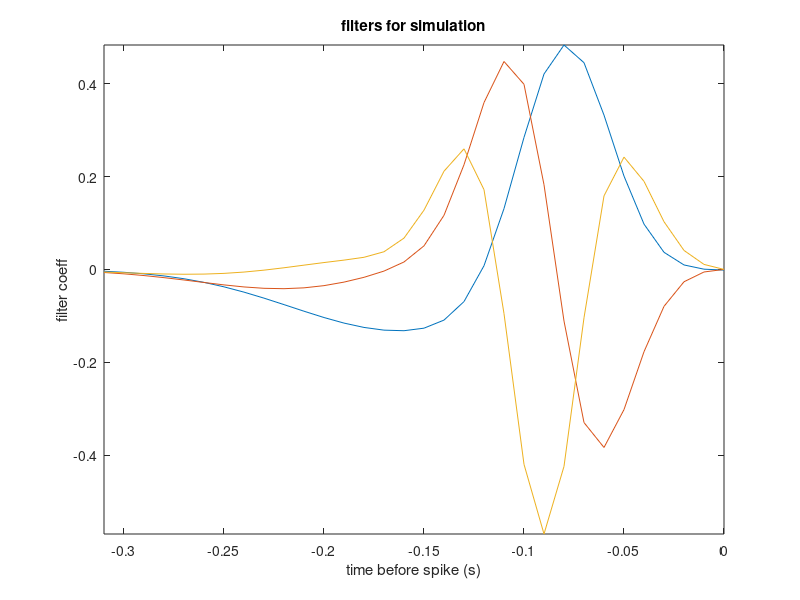

This figure's MATLAB source: (Note: this script raises an error after producing the figure.)
% tutorial1_MID_tfilter.m
%
% Tutorial script for illustrating MID estimator code for neuron with
% purely temporal stimulus


% 0. Set up Linear-Nonlinear-Poisson (LNP) model neuron 
nkt = 32;           % number of time bins in filter
tk = (-nkt+1:0)'; % vector of time indices (in units of stim frames)
dtSim = .01; % bin size for representing time (here => 100 Hz frame rate)
ttk = tk*dtSim;

% Make some fake filters 
filt1 = exp(-((tk+nkt/4)/(nkt/10)).^2)-.25*exp(-((tk+nkt/2)/(nkt/4)).^2); % difference of Gaussians
filt1 = filt1./norm(filt1);  %normalize

filt2 = [diff(filt1); 0];  % 2nd filter
filt2 = filt2./norm(filt2); % normalize

filt3 = [diff(filt2); 0];  % 3rd filter
filt3 = filt3./norm(filt3); % normalize

% Plot these filters
plot(ttk, [filt1 filt2 filt3]);  
title('filters for simulation');
xlabel('time before spike (s)'); ylabel('filter coeff');
axis tight;

%% 1.  Simulate data from LNP neuron

% Create stimulus 
slen = 20000;   % Stimulus length (Better convergence w/ longer stimulus)
Stim = randn(slen,1);
Stim = conv2(Stim,normpdf(-3:3,0,1)','same'); % smooth stimulus
RefreshRate = 100; % refresh rate

% Convolve stimulus with filters
f1 = sameconv(Stim,filt1);
f2 = sameconv(Stim,filt2);
f3 = sameconv(Stim,filt3);

% Compute output of nonlinearity
softrect = @(x)(log(1+exp(x))); % soft-rectification function
fnlin = @(x1,x2,x3)(softrect(120./(1+exp(x1-1))+10*x2.^2+5*(x3).^2-80));
lam = fnlin(f1,f2,f3);

%  Simulate spike train
dtSim = 100; % in Hz
spikes = poissrnd(lam/RefreshRate); % generate spikes


%% 2. Divide into training and test datasets

trainfrac = .8; % fraction of data to set aside as "test data"
slen_tr = round(trainfrac*slen); % length of training dataset
slen_test = slen-slen;  % length of test dataset
    
% Set training data
Stim_tr = Stim(1:slen_tr,:);
sps_tr = spikes(1:slen_tr,:);

% Set test data
Stim_test = Stim(slen_tr+1:end,:);
sps_test = spikes(slen_tr+1:end,:);

nsp = sum(sps_tr);
fprintf('Number of spikes in training dataset: %d\n', nsp);
    

%% 3. Compute first iSTAC filter

% Compute STA and STC
fprintf('Computing STA and STC...\n');
[sta,stc,rawmu,rawcov] = simpleSTC(Stim,spikes,nkt);

% Compute first iSTAC filter 
nfilters = 1;  % 
condthresh = 0.05; % threshold on condition number (for pruning low-variance stimulus axes)
fprintf('Computing top iSTAC filter...\n');
filt0 = compiSTAC(sta,stc,rawmu,rawcov,nfilters,condthresh);

% Initialize struct for MID fitting of LNP model
mask = [];  % use all training data
gg0 = makeFittingStruct_LNP(filt0,RefreshRate,mask); % create LNP fitting structure


%% 4. Set up temporal basis for representing MID filters

% Set parameters for temporal basis and inspect accuracy of reconstruction
ktbasprs.neye = 0; % number of "identity"-like basis vectors
ktbasprs.ncos = 10; % number of raised cosine basis vectors
ktbasprs.kpeaks = [0 nkt/2+3]; % location of 1st and last basis vector bump
ktbasprs.b = 2.5; % determines how nonlinearly to stretch basis (higher => more linear)
[ktbas, ktbasis] = makeBasis_StimKernel(ktbasprs, nkt); % make basis
filtprs_basis = (ktbas\filt0);  % filter represented in new basis
filt_basis = ktbas*filtprs_basis;

% Insert filter into new fitting struct
gg0.k = filt_basis; % filter
gg0.kt = filtprs_basis; % filter coefficients (in temporal basis)
gg0.ktbas = ktbas; % temporal basis
gg0.ktbasprs = ktbasprs;  % parameters that define the temporal basis

% Plot iSTAC vs. best reconstruction in temporal basis
subplot(211); % ----
plot(ttk,ktbasis); xlabel('time bin'); title('temporal basis'); axis tight;
subplot(212); % ----
plot(ttk,filt0,'b',ttk,filt_basis,'r--'); axis tight; title('iSTAC filter vs. basis fit');


%% 5.  Now estimate filters using MID estimator with RBF nonlinearity

fstruct.nfuncs = 3; % number of basis functions for nonlinearity
fstruct.epprob = [0, 1]; % cumulative probability outside outermost basis function peaks
fstruct.nloutfun = @logexp1;  % log(1+exp(x)) % nonlinear stretching function

fprintf('Computing MID estimator, 1-filter model\n');
%[gg0,negL0_tr] = fitNlin_CBFs(gg0,Stim_tr,sps_tr,fstruct); % estimate nonparametric nonlinearity
[gg0r,negL0r_tr] = fitNlin_RBFs(gg0,Stim_tr,sps_tr,fstruct); % estimate RBF nonlinearity (should be identical)
    

